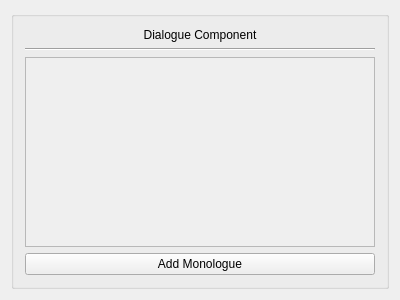
<?xml version="1.0" encoding="UTF-8"?>
<ui version="4.0">
 <class>DialogueWidget</class>
 <widget class="QWidget" name="DialogueWidget">
  <property name="geometry">
   <rect>
    <x>0</x>
    <y>0</y>
    <width>400</width>
    <height>300</height>
   </rect>
  </property>
  <property name="windowTitle">
   <string>DialogueWidget</string>
  </property>
  <layout class="QGridLayout" name="gridLayout">
   <item row="0" column="0">
    <widget class="QGroupBox" name="groupBox">
     <property name="title">
      <string/>
     </property>
     <layout class="QGridLayout" name="gridLayout_2">
      <item row="0" column="0">
       <widget class="QLabel" name="label">
        <property name="maximumSize">
         <size>
          <width>16777215</width>
          <height>20</height>
         </size>
        </property>
        <property name="text">
         <string>Dialogue Component</string>
        </property>
        <property name="alignment">
         <set>Qt::AlignCenter</set>
        </property>
       </widget>
      </item>
      <item row="1" column="0">
       <widget class="Line" name="line">
        <property name="orientation">
         <enum>Qt::Horizontal</enum>
        </property>
       </widget>
      </item>
      <item row="2" column="0">
       <widget class="QScrollArea" name="MonologueScrollArea">
        <property name="widgetResizable">
         <bool>true</bool>
        </property>
        <widget class="QWidget" name="scrollAreaWidgetContents">
         <property name="geometry">
          <rect>
           <x>0</x>
           <y>0</y>
           <width>360</width>
           <height>202</height>
          </rect>
         </property>
        </widget>
       </widget>
      </item>
      <item row="3" column="0">
       <widget class="QPushButton" name="AddMonologueButton">
        <property name="text">
         <string>Add Monologue</string>
        </property>
       </widget>
      </item>
     </layout>
    </widget>
   </item>
  </layout>
 </widget>
 <layoutdefault spacing="6" margin="11"/>
 <resources/>
 <connections/>
</ui>
